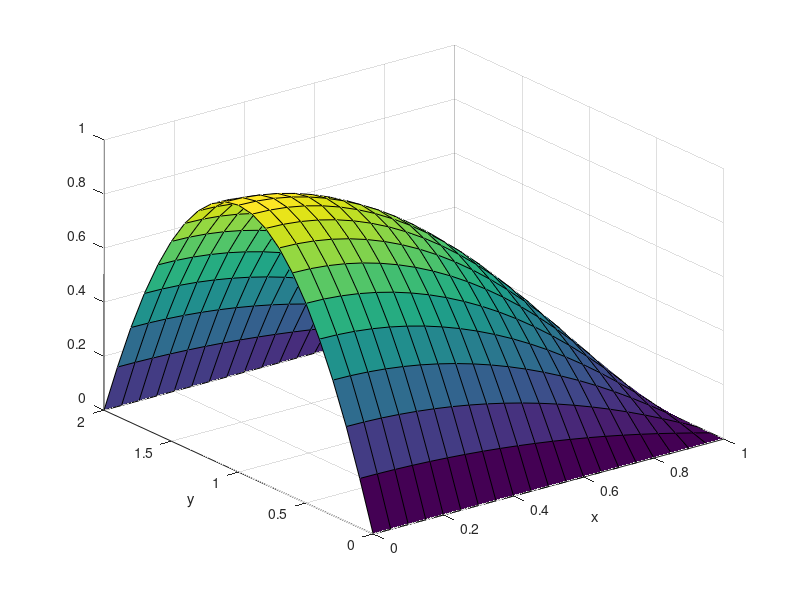

The MATLAB source for this figure:
clear; clc; close all;

tic

L = 1;
M = 2;

n_terms = 10;

k = 0.1;

x = 0 : L/20.0 : L;
y = 0 : M/20.0 : M;

%set time
t = 0.01;

X_m = zeros(n_terms,1);
Y_n = zeros(n_terms,1);
alpha_m = zeros(n_terms,1);
beta_n = zeros(n_terms,1);
T_mn = zeros(n_terms);
C_mn = zeros(n_terms);
u_mn = zeros(length(x),length(y),n_terms, n_terms);
u = zeros(length(x),length(y));

for m = 0 : n_terms-1
    
    %Define mu_m
    alpha_m(m+1) = (2*m+1)*pi/2;
    
    for n = 0 : n_terms-1
        
        %Define rho_n
        beta_n(n+1) = (n+1)*pi/2;
        
        %Define A_mn
        fun = @(x,y) (1.0-x.^(2.0)).*y.*(2.0-y).*cos((2.0.*m+1).*pi/2.*x).*sin((n+1).*pi/2.*y);
        
        top = integral2(fun,0,L,0,M);
        
        fun_x = @(x)  cos((2*m+1)*pi/2.*x).^2.0;
        
        fun_y = @(y) sin((n+1)*pi/2.*y).^2.0;
        
        int_x = integral(fun_x,0,L);
        
        int_y = integral(fun_y,0,M);
        
        bot = int_x*int_y;
        
        C_mn(m+1,n+1) = top/bot;
  
        %A_mn(m+1,n+1) = top*(-16*L*M)/(4*M^2*(m+1)^2+L^2*(2*n+1)^2)/pi^2;
        
        %Define Tmn
        T_mn(m+1,n+1) = exp(-(alpha_m(m+1)^2.0 + beta_n(n+1)^2.0)*pi*k*t);
        
        for i = 1 : length(x)
            
            %Define X_m
            X_m(m+1) = cos((2*m+1)*pi/2*x(i));
            
            
            
            for j = 1 : length(y)
                
                %Define Y_n
                Y_n(n+1) = sin((n+1)*pi/2*y(j));
                
                
                
                %calculate u_mn
                u_mn(i,j,m+1,n+1) = T_mn(m+1,n+1)*X_m(m+1)*Y_n(n+1)*C_mn(m+1,n+1);
                
            end
            
        end
        
        u = u + u_mn(:,:,m+1,n+1);
        
    end
    
end

u = zeros(length(x),length(y));

for m = 1 : n_terms
    
    for n = 1 : n_terms
        
        u = u + u_mn(:,:,m,n);
        
    end
    
end

toc

surf(x,y,u');
xlabel('x');
ylabel('y');